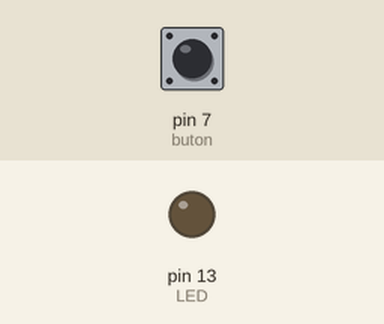
Simulated run of this sketch. Board: Arduino Uno, built with avr-gcc and run on an emulated ATmega328P. Shown: output pins drawn as LEDs (lit = HIGH). Dashed ring = blinking. The inputs (shaded band) are chosen by the test bench; at power-on: pin 7 (buton) LOW.

Above: at 1.2 s.
1.3 s: pin 7 (buton) pulled HIGH for 1 s
At 3.5 s:
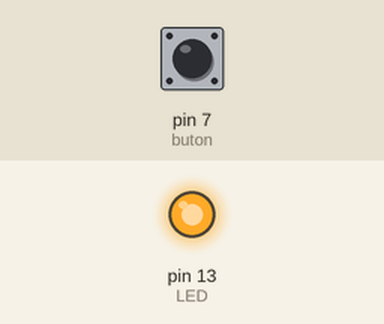
3.8 s: pin 7 (buton) pulled HIGH for 0.15 s
At 4.8 s:
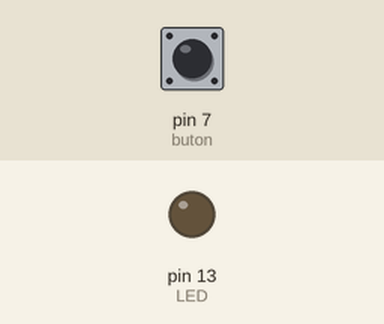
5.5 s: pin 7 (buton) pulled HIGH for 3.2 s
At 5.8 s:
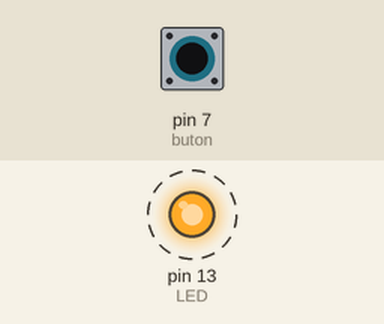
Timing chart, 0 to 10.2 s (numbered marks = the images above; inputs shaded):
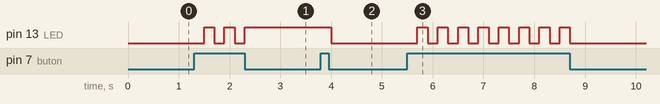

The sketch:

Arduino_Challenge_2_Kodlari.ino
```cpp
//Açıklama: Butona birinci basıldığında led yanacak ve 2. kez basılıncaya kadar yanık kalacak. 2.kez basıldığında ise led sönecek.

byte sayac = 0; //Buton kaçıncı kez basıldığını kontrol etmek için kullanacağımız değişken.
                //Bu değişkene ya "1" ya da "2" değeri geleceğini bildiğimiz için veri tipini "byte" olarak belirledik.
                //Eğer veri tipini "int"(integer) olarak tanımlamış olsaydık hafızada 2 kat daha fazla yer kaplamış olurdu.
const int buton = 7;
const int LED = 13;

void setup() //Uygulama içinde tek seferlik işlemlerin yapılacağı bölüm.
{
  pinMode(buton,INPUT); //7.pin giriş(INPUT) olarak ayarlandı.
  pinMode(LED,OUTPUT); //13.pin çıkış(OUTPUT) olarak ayarlandı.
}

void loop() //Uygulama içinde sürekli yapılması istenen işlemlerin yapılacağı bölüm.
{
  byte gelen_deger = digitalRead(buton); //digitalRead komutu ile butonun ürettiği değer okunup "gelen_deger" değişkenine gönderildi.
  if(gelen_deger == 1) //Eğer butondan gelen değer "1" ise sayac 1 arttırılacak.
  {
    sayac++; //"sayac" değişkeni içindeki değer 1 arttırılır.
    delay(200); //Butona basıldığı anlaşılsın diye 200 ms'ye beklenir.
  }

  switch (sayac) //"sayac" değişkeni içindeki değerler "switch - case" yapısı ile kontrol edildi.
  {
    case 1: //Eğer "sayac" değişkeni içindeki değer "1" ise 13.pine bağlı olan LED yakılacak.
    digitalWrite(LED,1); //13.pine bağlı olan LED yakıldı.
    break; //İşlem sonlandırılır.

    case 2:  //Eğer "sayac" değişkeni içindeki değer "2" ise 13.pine bağlı olan LED söndürülecek.
    digitalWrite(LED,0); //13.pine bağlı olan LED söndürüldü.
    sayac = 0; //"sayac" değişkeninin kontrolü sadece 1. ve 2. basışlara göre kontrol edildiği için ve daha fazla artmasını önlemek amacıyla "sayac" değişkeni içindeki değer sıfırlandı.
    break; //İşlem sonlandırılır.
  }

}
```

Measured:
- after the input at 1.3 s, pin 13 (LED): alternates HIGH for 0.20 s and LOW for 0.20 s, 5 changes in all, then stays HIGH, starting after 0.20 s
- after the input at 3.8 s, pin 13 (LED): HIGH → LOW after 0.20 s
- after the input at 5.5 s, pin 13 (LED): alternates HIGH for 0.20 s and LOW for 0.20 s, 16 changes in all, then stays LOW, starting after 0.20 s
